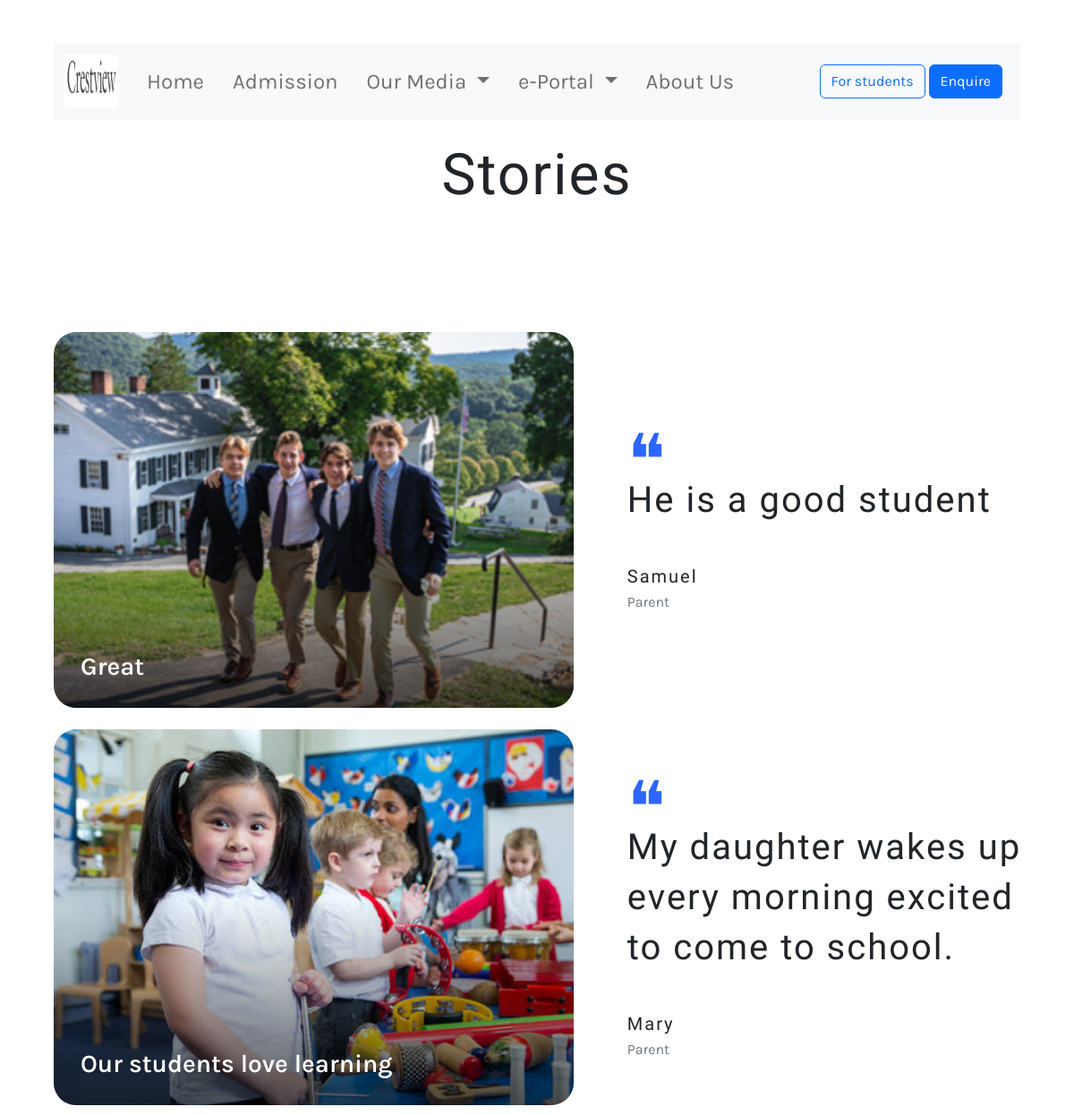
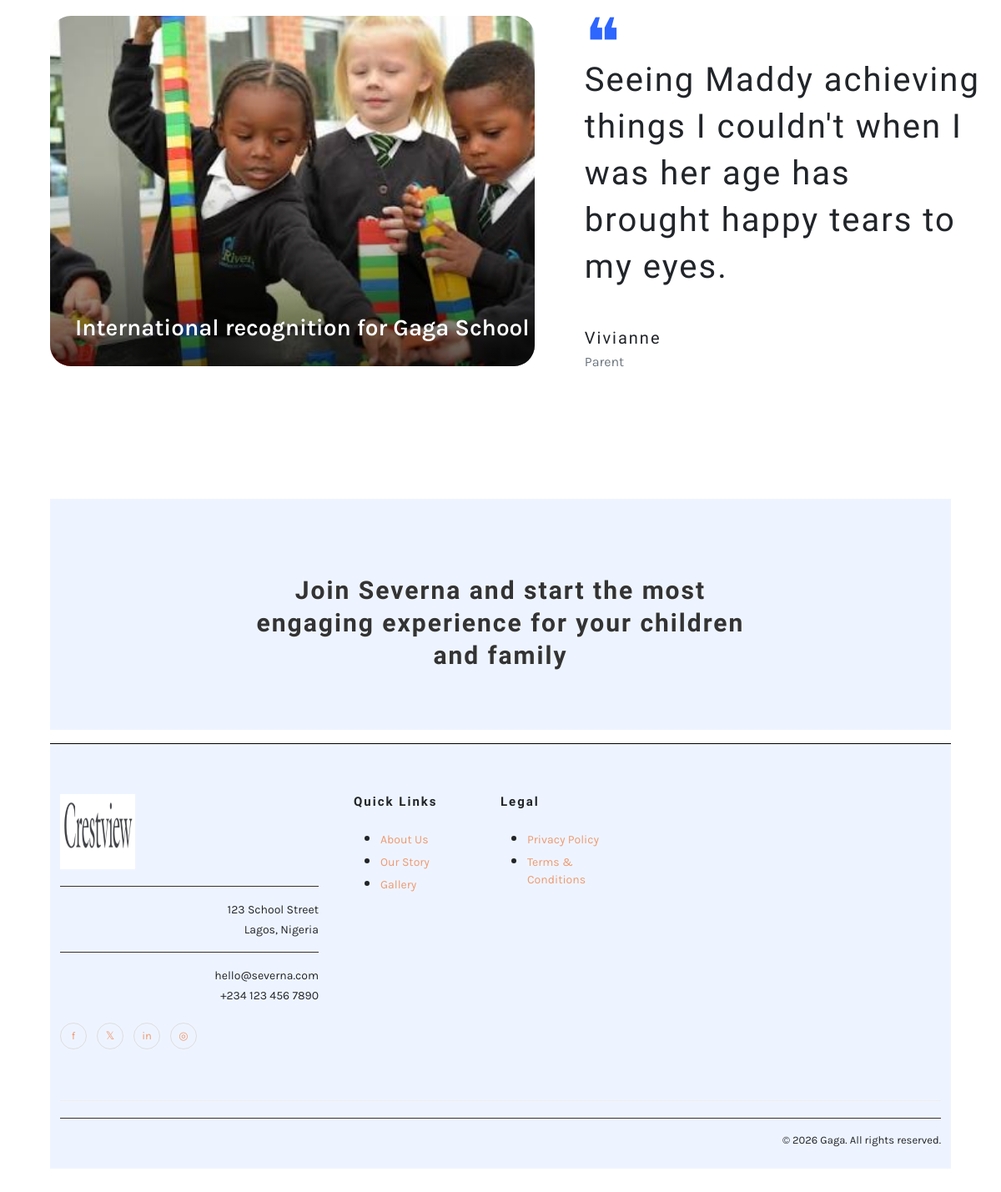
The page /stories on the database its author committed (2 pictures, top to bottom).
### home/models.py (models this page shows, shortened)
class Stories(models.Model):
    img = models.ImageField(
        upload_to='stories_img/',
        null=True,
        blank=True
    )
    title = models.CharField(max_length=100)
    description = models.CharField(max_length=255)
    parent_name = models.CharField(max_length=100)

### home/views.py (the view)
# urls.py: path('stories', views.stories, name='stories'),
def stories(request):
    story = Stories.objects.all()
    return render(request, 'stories.html', {'stories': story})

### home/templates/stories.html
{% extends 'base.html' %}
{% load static %}
{% block content%}
<h1 class="text-center">Stories</h1>
<section id="family-story" class="reveal">
    <div class="row g-4">
        {% for story in stories reversed %}
        <div class="story-wrapper">
            <div class="story-image">
                <img src="{{story.img.url}}" alt="">
                <div class="story-overlay">
                    {{story.title}}
                </div>
            </div>
            <div class="story-content">
                <div class="quote-mark">❝</div>
                <h3>
                    {{ story.description}}
                </h3>
                <div class="author">
                    <h5>{{story.parent_name}}</h5>
                    <span>Parent</span>
                </div>
            </div>
        </div>
        {% endfor %}
    </div>
</section>
{% endblock %}

### home/static/css/style.css (style rules this page uses)
body { font-family: 'Karla', sans-serif; margin-top: 3rem; margin-bottom: 3rem; margin-left: 5%; margin-right: 5%; }
h1, h2, h3, h4, h5, h6 { font-family: 'Markazi Text', serif; letter-spacing: 2px; ; }
h1 { font-size: 4rem; margin-top: 1.5rem; margin-bottom: 0; }
section { display: flex; gap: 2rem 1rem; margin-top: 1rem; margin-bottom: 1rem; flex-direction: row; }
.row { display: flex; flex-direction: row; width: 100%; padding-bottom: 1rem; }
#family-story { padding: 120px 0; }
.story-wrapper { display: grid; grid-template-columns: 55% 45%; gap: 60px; align-items: center; }
.story-image { position: relative; overflow: hidden; border-radius: 25px; }
.story-image img { width: 100%; height: 420px; object-fit: cover; transition: .4s; }
.story-image::after { content: ""; position: absolute; inset: 0; background: linear-gradient(transparent 45%, rgba(0, 0, 0, .65)); }
.story-overlay { position: absolute; left: 30px; bottom: 25px; color: white; font-size: 28px; font-weight: 600; z-index: 2; }
.story-content { position: relative; }
.quote-mark { font-size: 80px; color: #2D65FF; line-height: 1; }
.story-content h3 { font-size: 40px; line-height: 1.4; margin-top: -25px; margin-bottom: 45px; }
.author h5 { margin-bottom: 5px; }
.author span { color: #6c757d; }

### rows shown on the page
Stories: img (picture), title "Great", description "He is a good student", parent_name "Samuel"
Stories: img (picture), title "Our students love learning", description "My daughter wakes up every morning excited to come to school.", parent_name "Mary"
Stories: img (picture), title "International recognition for Gaga School", description "Seeing Maddy achieving things I couldn't when I was her age has brought happy tears to my eyes.", parent_name "Vivianne"
